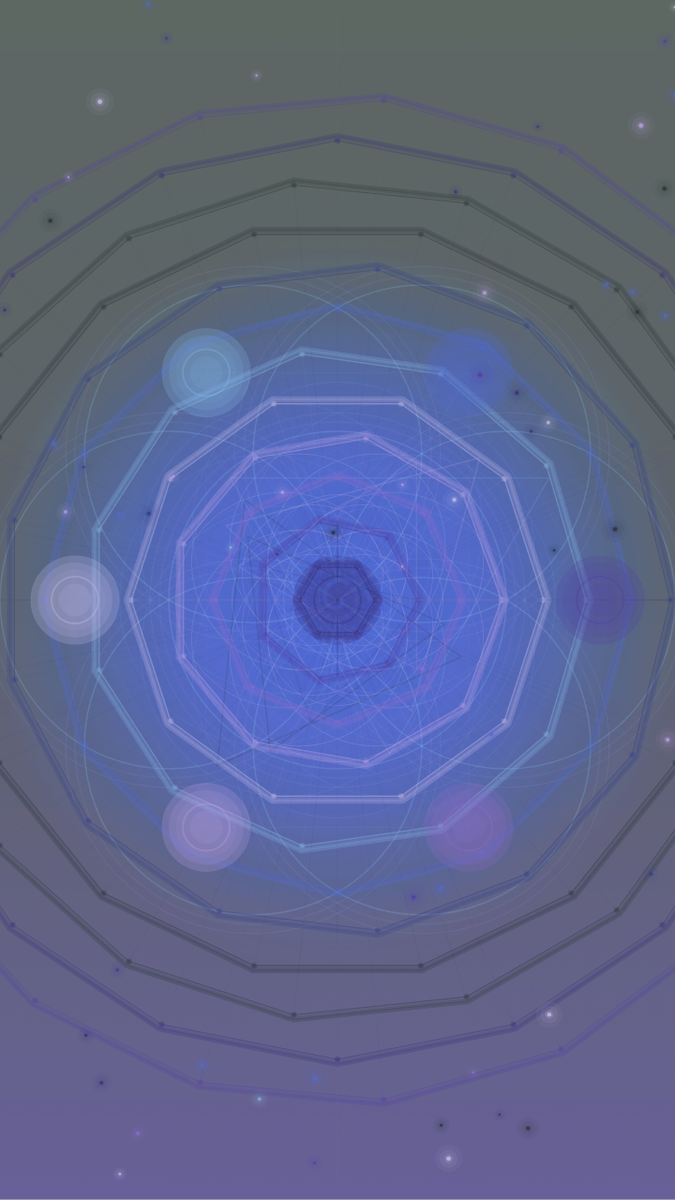
Frame 1 (no input)
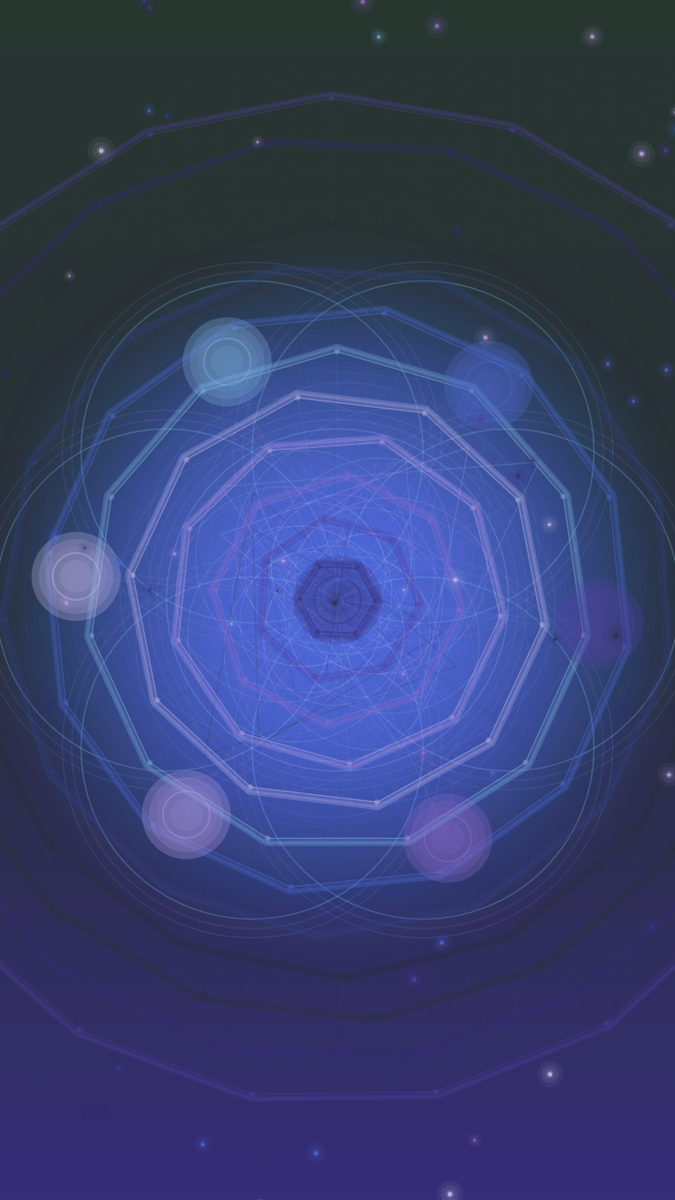
Frame 60 (no input)
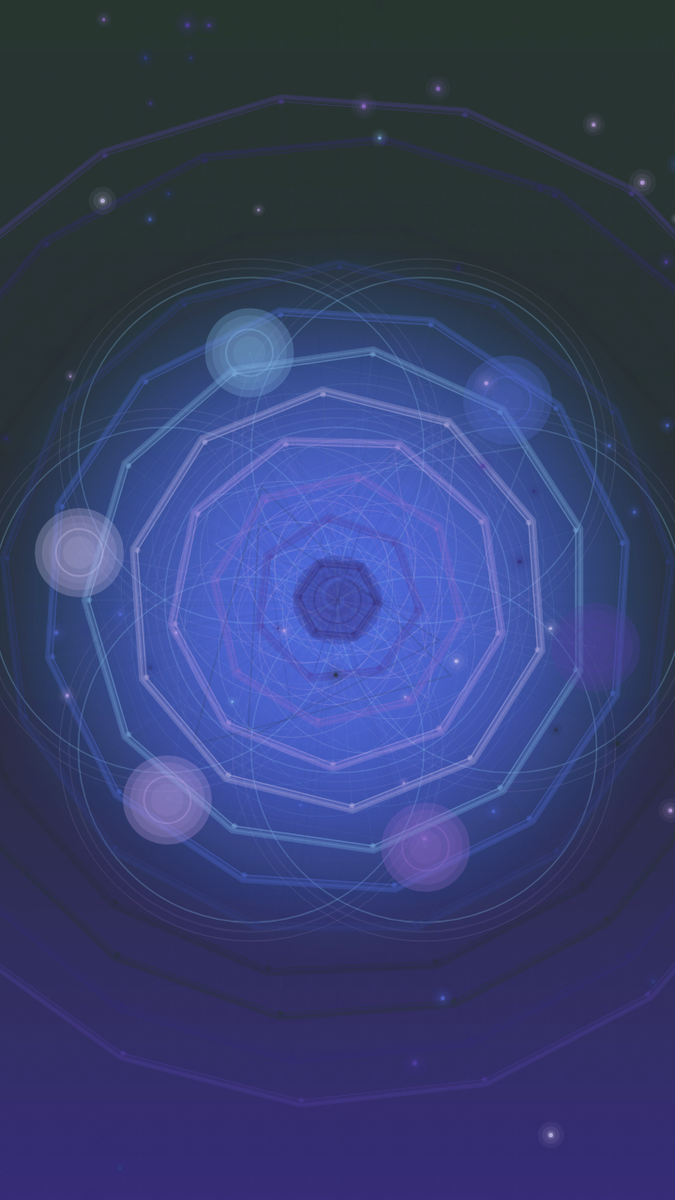
Frame 120 (the mouse pressed at the canvas centre since frame 60)

The p5.js sketch that drew these frames (run headless with seeded random() and noise() and a simulated clock; from frame 60 on, the mouse is pressed at the canvas centre):

// p5.js sketch
// ── sketch.js
// Color palette
const colors = [
  "#362d78",
  "#523fa3",
  "#916ccc",
  "#bda1e5",
  "#c8c0e9",
  "#84bae7",
  "#516ad4",
  "#333f87",
  "#293039",
  "#283631"
];

let angle = 0;
let mandalaLayers = [];
let goldenRatio = 1.618033988749895;
let particles = [];

function setup() {
  createCanvas(720, 1280);
  angleMode(DEGREES);

  // Initialize mandala layers
  for (let i = 0; i < 12; i++) {
    mandalaLayers.push({
      radius: 40 + i * 45,
      sides: 6 + i,
      rotationSpeed: 0.15 + i * 0.08,
      color: colors[i % colors.length],
      thickness: 2 - i * 0.1
    });
  }

  // Create glowing particles
  for (let i = 0; i < 60; i++) {
    particles.push(new GlowParticle());
  }
}

function draw() {
  // Multi-layer gradient background
  drawComplexBackground();

  translate(width / 2, height / 2);

  // Draw subtle flower of life grid
  drawFlowerOfLife();

  // Draw seed of life
  drawSeedOfLife();

  // Draw vesica piscis patterns
  drawVesicaPiscis();

  // Draw Sri Yantra inspired pattern
  drawSriYantra();

  // Draw rotating mandalas with glow
  drawEnhancedMandalas();

  // Draw Metatron's cube
  drawMetatronCube();

  // Draw golden spiral
  drawGoldenSpiral();

  // Draw platonic solids projection
  drawPlatonicSolids();

  // Draw glowing particles
  resetMatrix();
  for (let p of particles) {
    p.update();
    p.display();
  }

  angle += 0.25;
}

// Complex gradient background with multiple layers
function drawComplexBackground() {
  push();
  resetMatrix();

  // Base gradient
  for (let i = 0; i < height; i++) {
    let inter = map(i, 0, height, 0, 1);
    let c1 = color(colors[9]);
    let c2 = color(colors[8]);
    let c3 = color(colors[0]);

    let c;
    if (inter < 0.5) {
      c = lerpColor(c1, c2, inter * 2);
    } else {
      c = lerpColor(c2, c3, (inter - 0.5) * 2);
    }

    stroke(c);
    line(0, i, width, i);
  }

  // Add subtle radial glow in center
  noStroke();
  for (let r = 800; r > 0; r -= 10) {
    let alpha = map(r, 0, 800, 25, 0);
    let c = color(colors[6]);
    c.setAlpha(alpha);
    fill(c);
    circle(width/2, height/2, r);
  }

  pop();
}

// Flower of Life pattern
function drawFlowerOfLife() {
  push();
  let spacing = 100;

  for (let y = -height/2 - spacing; y < height/2 + spacing; y += spacing) {
    for (let x = -width/2 - spacing; x < width/2 + spacing; x += spacing) {
      let offsetY = (x / spacing) % 2 === 0 ? 0 : spacing / 2;

      push();
      translate(x, y + offsetY);

      let c = color(colors[2]);
      c.setAlpha(8 + sin(angle + x * 0.1 + y * 0.1) * 3);
      noFill();
      stroke(c);
      strokeWeight(0.5);

      let r = 35;
      for (let i = 0; i < 6; i++) {
        let a = i * 60;
        let cx = cos(a) * r;
        let cy = sin(a) * r;
        circle(cx, cy, r * 2);
      }
      pop();
    }
  }
  pop();
}

// Seed of Life
function drawSeedOfLife() {
  push();

  let pulse = sin(angle * 2) * 5;
  let r = 180 + pulse;

  // Outer glow
  for (let i = 3; i > 0; i--) {
    let c = color(colors[3]);
    c.setAlpha(15 * i);
    stroke(c);
    strokeWeight(3 - i);
    noFill();

    circle(0, 0, r * 2 + i * 20);
    for (let j = 0; j < 6; j++) {
      let a = j * 60;
      let x = cos(a) * r;
      let y = sin(a) * r;
      circle(x, y, r * 2 + i * 20);
    }
  }

  // Main circles
  let c = color(colors[5]);
  c.setAlpha(60);
  stroke(c);
  strokeWeight(1.5);
  noFill();

  circle(0, 0, r * 2);
  for (let i = 0; i < 6; i++) {
    let a = i * 60;
    let x = cos(a) * r;
    let y = sin(a) * r;
    circle(x, y, r * 2);
  }

  pop();
}

// Vesica Piscis patterns
function drawVesicaPiscis() {
  push();
  rotate(angle * 0.4);

  for (let layer = 0; layer < 3; layer++) {
    let r = 150 + layer * 80;

    for (let i = 0; i < 8; i++) {
      let a = i * 45;
      push();
      rotate(a);

      let c = color(colors[(3 + layer) % colors.length]);
      c.setAlpha(30 - layer * 8);
      stroke(c);
      strokeWeight(1);
      noFill();

      // Two overlapping circles
      circle(-r/4, 0, r);
      circle(r/4, 0, r);

      pop();
    }
  }

  pop();
}

// Sri Yantra inspired triangles
function drawSriYantra() {
  push();
  rotate(-angle * 0.3);

  // Upward triangles
  for (let i = 0; i < 5; i++) {
    let size = 100 + i * 60;
    let c = color(colors[(1 + i) % colors.length]);
    c.setAlpha(40);
    stroke(c);
    strokeWeight(1.5);
    noFill();

    push();
    rotate(i * 15);
    drawTriangle(0, -size/3, size);
    pop();
  }

  // Downward triangles
  rotate(angle * 0.6);
  for (let i = 0; i < 4; i++) {
    let size = 120 + i * 55;
    let c = color(colors[(6 + i) % colors.length]);
    c.setAlpha(40);
    stroke(c);
    strokeWeight(1.5);
    noFill();

    push();
    rotate(180 + i * 12);
    drawTriangle(0, -size/3, size);
    pop();
  }

  pop();
}

function drawTriangle(x, y, size) {
  let h = size * sqrt(3) / 2;
  beginShape();
  vertex(x, y - h/2);
  vertex(x - size/2, y + h/2);
  vertex(x + size/2, y + h/2);
  endShape(CLOSE);
}

// Enhanced mandalas with glow
function drawEnhancedMandalas() {
  push();

  for (let layer of mandalaLayers) {
    push();
    rotate(angle * layer.rotationSpeed);

    // Outer glow
    for (let g = 3; g > 0; g--) {
      let c = color(layer.color);
      c.setAlpha(20 * g);
      stroke(c);
      strokeWeight(layer.thickness + g);
      noFill();

      beginShape();
      for (let i = 0; i < layer.sides; i++) {
        let a = (360 / layer.sides) * i;
        let x = cos(a) * (layer.radius + g * 2);
        let y = sin(a) * (layer.radius + g * 2);
        vertex(x, y);
      }
      endShape(CLOSE);
    }

    // Main polygon with gradient effect
    let c = color(layer.color);
    c.setAlpha(100);
    stroke(c);
    strokeWeight(layer.thickness);
    noFill();

    beginShape();
    for (let i = 0; i < layer.sides; i++) {
      let a = (360 / layer.sides) * i;
      let x = cos(a) * layer.radius;
      let y = sin(a) * layer.radius;
      vertex(x, y);
    }
    endShape(CLOSE);

    // Connecting lines with fade
    c.setAlpha(30);
    stroke(c);
    strokeWeight(0.5);
    for (let i = 0; i < layer.sides; i++) {
      let a = (360 / layer.sides) * i;
      let x = cos(a) * layer.radius;
      let y = sin(a) * layer.radius;
      line(0, 0, x, y);
    }

    // Glowing vertices
    for (let g = 2; g > 0; g--) {
      c.setAlpha(80 / g);
      fill(c);
      noStroke();
      for (let i = 0; i < layer.sides; i++) {
        let a = (360 / layer.sides) * i;
        let x = cos(a) * layer.radius;
        let y = sin(a) * layer.radius;
        circle(x, y, 3 + g * 2);
      }
    }

    pop();
  }
  pop();
}

// Golden spiral with enhancement
function drawGoldenSpiral() {
  push();
  rotate(-angle * 0.5);

  // Glow layers
  for (let g = 3; g > 0; g--) {
    let c = color(colors[6]);
    c.setAlpha(15 * g);
    stroke(c);
    strokeWeight(2 + g);
    noFill();

    beginShape();
    for (let i = 0; i < 360; i += 2) {
      let r = 5 * pow(goldenRatio, i / 90);
      if (r > 600) break;
      let x = cos(i) * r;
      let y = sin(i) * r;
      vertex(x, y);
    }
    endShape();
  }

  pop();
}

// Metatron's Cube
function drawMetatronCube() {
  push();
  rotate(angle * 0.35);

  let numCircles = 6;
  let radius = 280;
  let positions = [{x: 0, y: 0}];

  // Outer circles
  for (let i = 0; i < numCircles; i++) {
    let a = (360 / numCircles) * i;
    let x = cos(a) * radius;
    let y = sin(a) * radius;
    positions.push({x: x, y: y});
  }

  // Draw connections
  let c = color(colors[4]);
  c.setAlpha(20);
  stroke(c);
  strokeWeight(0.5);

  for (let i = 0; i < positions.length; i++) {
    for (let j = i + 1; j < positions.length; j++) {
      line(positions[i].x, positions[i].y, positions[j].x, positions[j].y);
    }
  }

  // Draw circles with glow
  for (let i = 0; i < positions.length; i++) {
    // Outer glow
    for (let g = 3; g > 0; g--) {
      c = color(colors[i % colors.length]);
      c.setAlpha(20 * g);
      fill(c);
      noStroke();
      circle(positions[i].x, positions[i].y, 50 + g * 15);
    }

    // Main circle
    c = color(colors[i % colors.length]);
    c.setAlpha(80);
    stroke(c);
    strokeWeight(2);
    noFill();
    circle(positions[i].x, positions[i].y, 50);

    c.setAlpha(30);
    fill(c);
    noStroke();
    circle(positions[i].x, positions[i].y, 35);
  }

  pop();
}

// Platonic solids projection
function drawPlatonicSolids() {
  push();
  rotate(angle * 0.6);

  // Icosahedron projection
  let vertices = [];
  let phi = (1 + sqrt(5)) / 2;
  let a = 80;

  vertices.push(createVector(0, a, phi * a));
  vertices.push(createVector(0, a, -phi * a));
  vertices.push(createVector(0, -a, phi * a));
  vertices.push(createVector(0, -a, -phi * a));

  let c = color(colors[7]);
  c.setAlpha(30);
  stroke(c);
  strokeWeight(0.8);

  for (let i = 0; i < vertices.length; i++) {
    for (let j = i + 1; j < vertices.length; j++) {
      line(vertices[i].x, vertices[i].y, vertices[j].x, vertices[j].y);
    }
  }

  pop();
}

// Glowing particle class
class GlowParticle {
  constructor() {
    this.reset();
    this.y = random(height);
  }

  reset() {
    this.x = random(width);
    this.y = 0;
    this.speed = random(0.5, 2);
    this.size = random(2, 5);
    this.color = color(random(colors));
    this.wobble = random(TWO_PI);
    this.wobbleSpeed = random(0.02, 0.05);
  }

  update() {
    this.y += this.speed;
    this.wobble += this.wobbleSpeed;

    if (this.y > height) {
      this.reset();
    }
  }

  display() {
    let xOffset = sin(this.wobble) * 30;
    let x = this.x + xOffset;

    // Glow effect
    for (let i = 3; i > 0; i--) {
      let c = this.color;
      c.setAlpha(40 / i);
      fill(c);
      noStroke();
      circle(x, this.y, this.size * i * 2);
    }

    // Core
    let c = this.color;
    c.setAlpha(200);
    fill(c);
    circle(x, this.y, this.size);
  }
}
